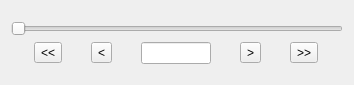
<?xml version="1.0" encoding="UTF-8"?>
<ui version="4.0">
 <class>Form</class>
 <widget class="QWidget" name="Form">
  <property name="geometry">
   <rect>
    <x>0</x>
    <y>0</y>
    <width>354</width>
    <height>85</height>
   </rect>
  </property>
  <property name="windowTitle">
   <string>Form</string>
  </property>
  <layout class="QGridLayout" name="gridLayout">
   <item row="0" column="0">
    <layout class="QVBoxLayout" name="verticalLayout">
     <item>
      <widget class="QSlider" name="slider">
       <property name="orientation">
        <enum>Qt::Horizontal</enum>
       </property>
      </widget>
     </item>
     <item>
      <layout class="QHBoxLayout" name="horizontalLayout">
       <item>
        <widget class="QToolButton" name="first">
         <property name="text">
          <string>&lt;&lt;</string>
         </property>
        </widget>
       </item>
       <item>
        <widget class="QToolButton" name="prev">
         <property name="text">
          <string>&lt;</string>
         </property>
        </widget>
       </item>
       <item>
        <widget class="QLineEdit" name="label">
         <property name="maximumSize">
          <size>
           <width>70</width>
           <height>16777215</height>
          </size>
         </property>
        </widget>
       </item>
       <item>
        <widget class="QToolButton" name="next">
         <property name="text">
          <string>&gt;</string>
         </property>
        </widget>
       </item>
       <item>
        <widget class="QToolButton" name="last">
         <property name="text">
          <string>&gt;&gt;</string>
         </property>
        </widget>
       </item>
      </layout>
     </item>
    </layout>
   </item>
  </layout>
 </widget>
 <resources/>
 <connections/>
</ui>
